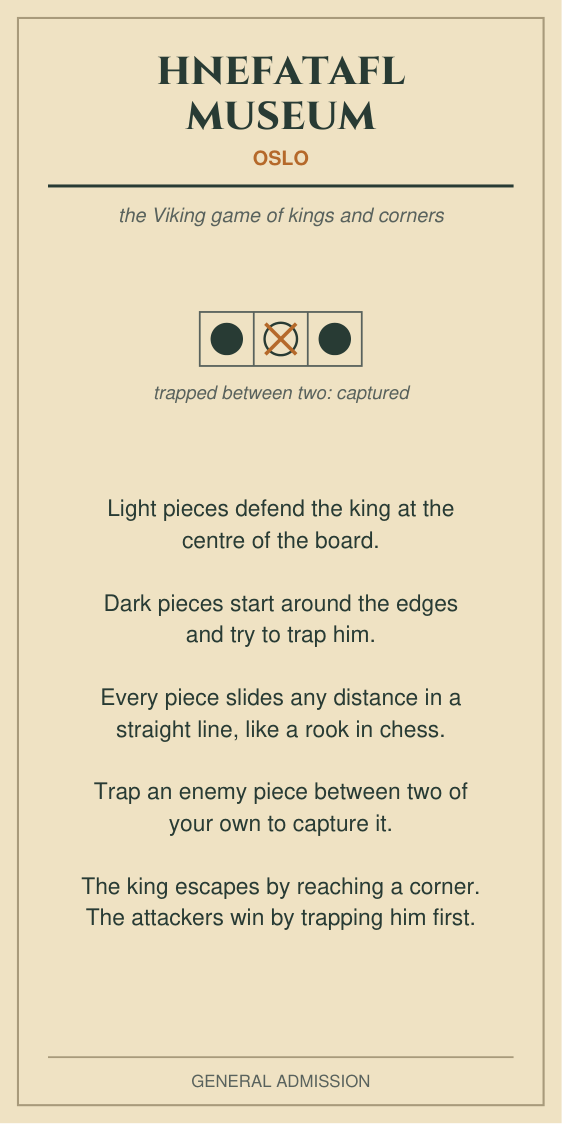
#> input picture NorseBackpack/Props/_Renders/Hnefatafl_Ticket_Front.png, 562 x 1124 px
$ python build_harald_digital_assets.py
#> lines starting #> are read from the running program, lines starting #| are printed output that depends on the picture
"""Digital art for Harald's leg: the Oslo Hnefatafl ticket held up to the light.

The ticket's back carries columns I-K of the board layout in mirror image ("hold to the
light, align on the grid lines", PZ-01/PZ-07). Online there is no light to hold it to, so
the ticket gets a third face: the front, with the back showing through the paper the
right way round, as it looks against a window.

Run: python NorseBackpack/Digital/build_harald_digital_assets.py
Writes NorseBackpack/Digital/assets/Hnefatafl_Ticket_Light.webp
"""
from pathlib import Path

from PIL import Image, ImageChops, ImageEnhance, ImageOps

HERE = Path(__file__).resolve().parent
RENDERS = HERE.parent / "Props" / "_Renders"
OUT = HERE / "assets" / "Hnefatafl_Ticket_Light.webp"


def main():
    front = Image.open(RENDERS / "Hnefatafl_Ticket_Front.png").convert("RGB")
#> front is the input picture: PIL image 562x1124 RGB; mean R, G, B 230.1, 218.3, 188.4
    back = ImageOps.mirror(Image.open(RENDERS / "Hnefatafl_Ticket_Back.png").convert("RGB")).resize(front.size)
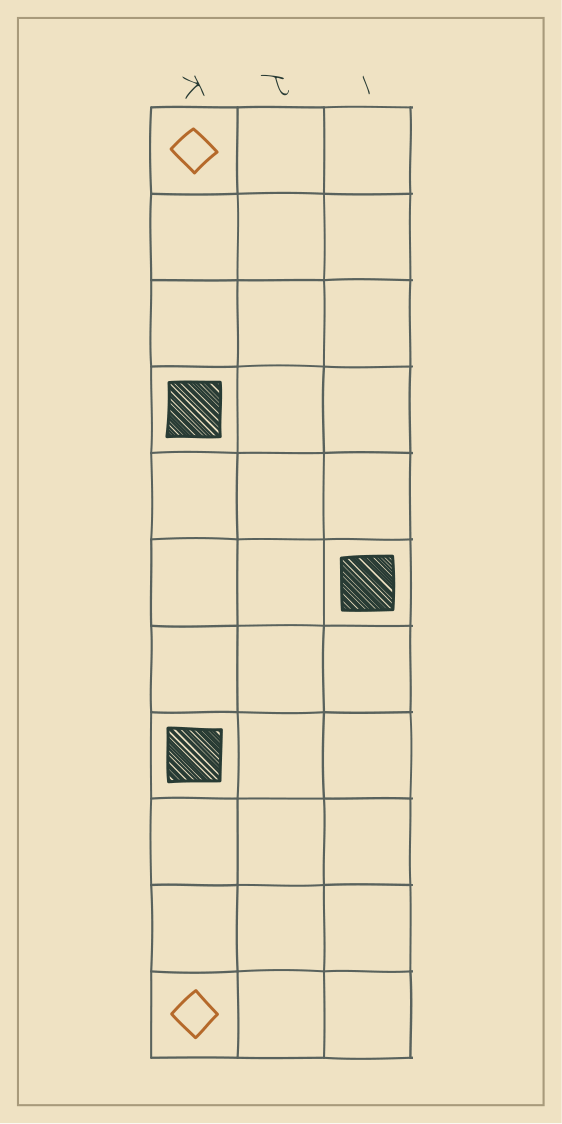
#> input picture NorseBackpack/Props/_Renders/Hnefatafl_Ticket_Back.png, 562 x 1124 px
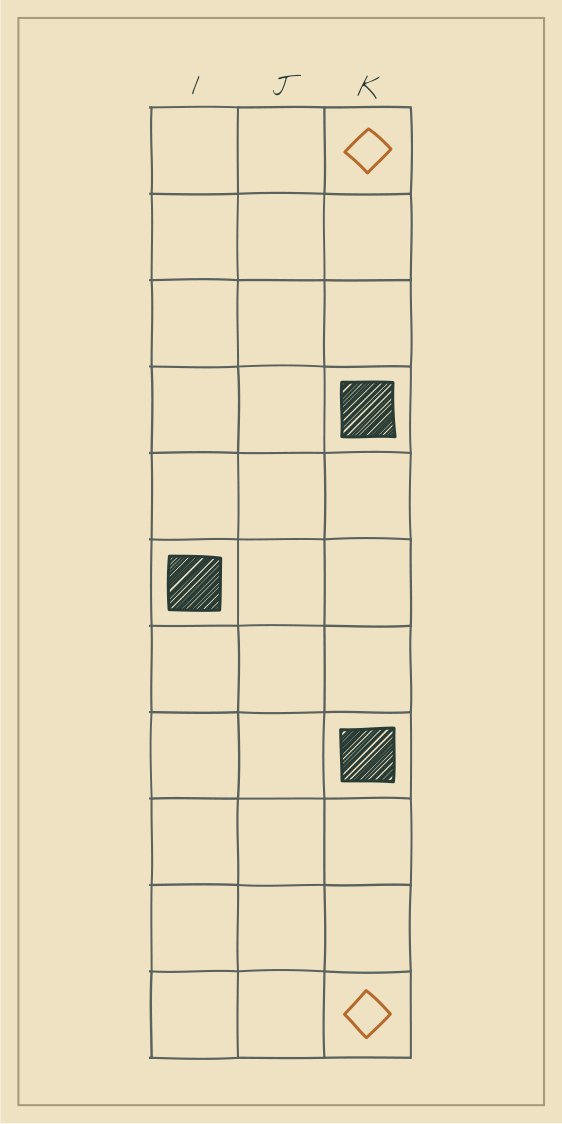
#> back: PIL image 562x1124 RGB; mean R, G, B 232.1, 220, 189.9
    # Light through paper: everything paler, both sides' ink darkening it (multiply), the far side fainter.
    lit_front = ImageEnhance.Brightness(front).enhance(1.12)
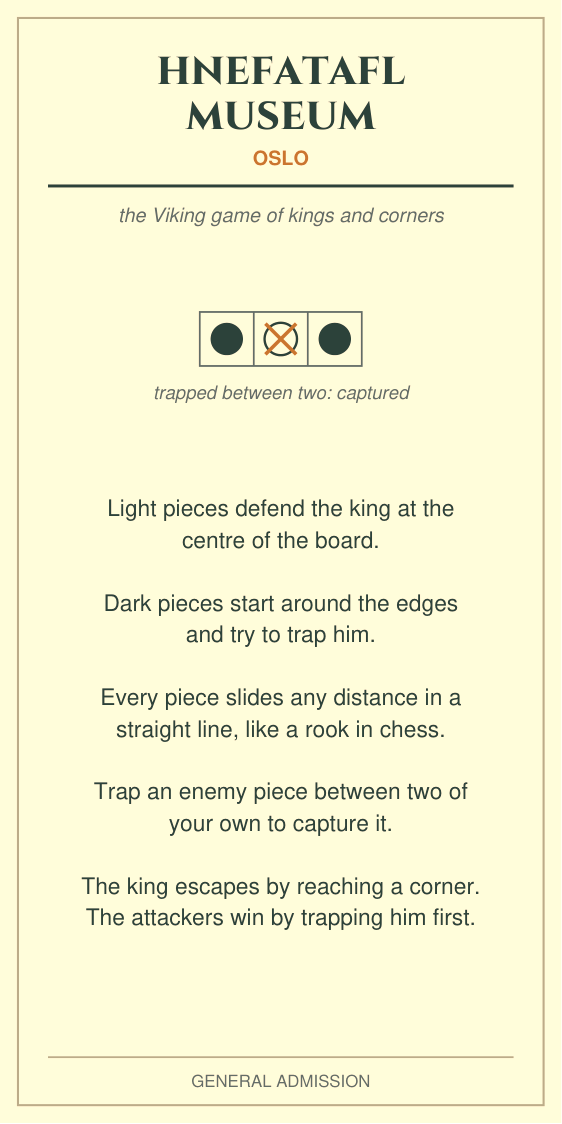
#> lit_front: PIL image 562x1124 RGB; mean R, G, B 246, 244.4, 210.5
    far_side = Image.blend(Image.new("RGB", back.size, (255, 255, 255)), back, 0.62)
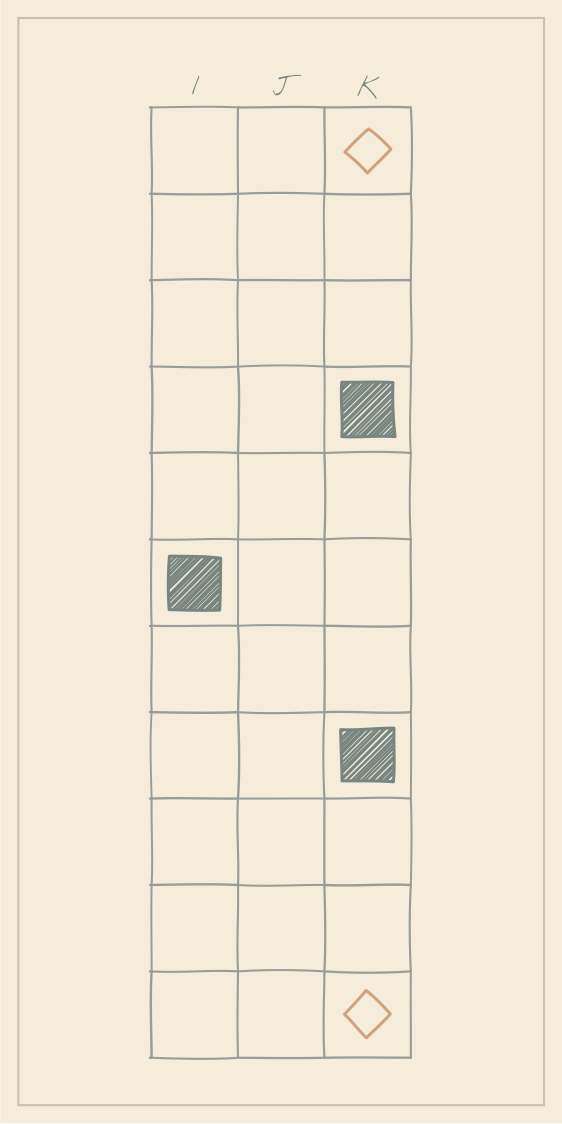
#> far_side: PIL image 562x1124 RGB; mean R, G, B 240.7, 233.2, 213.9
    seen = ImageChops.multiply(lit_front, far_side)
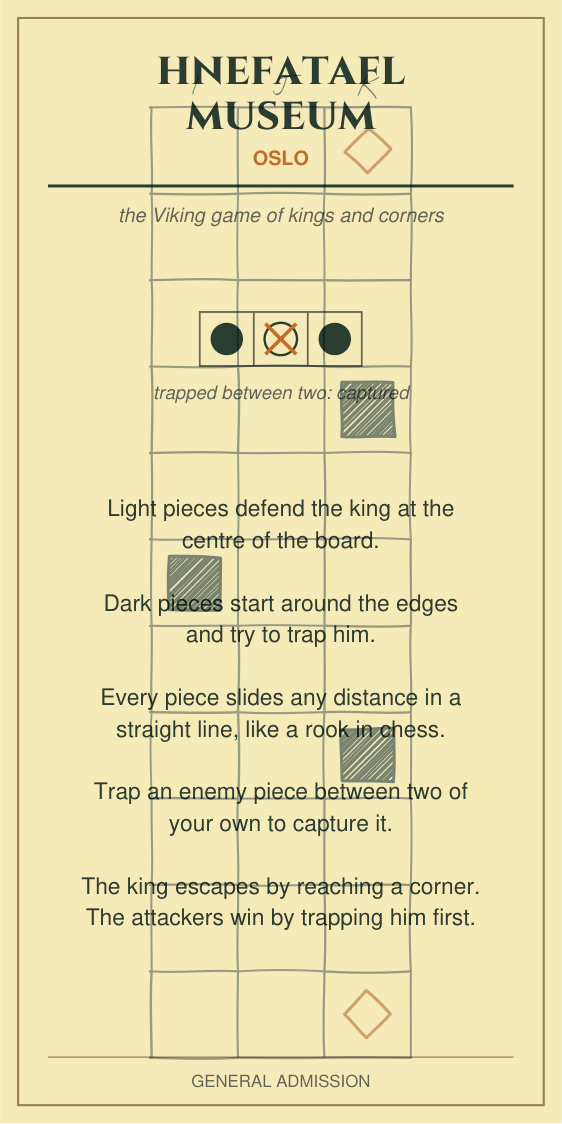
#> seen: PIL image 562x1124 RGB; mean R, G, B 232.4, 223.5, 176.2
    warm = Image.new("RGB", seen.size, (255, 247, 228))
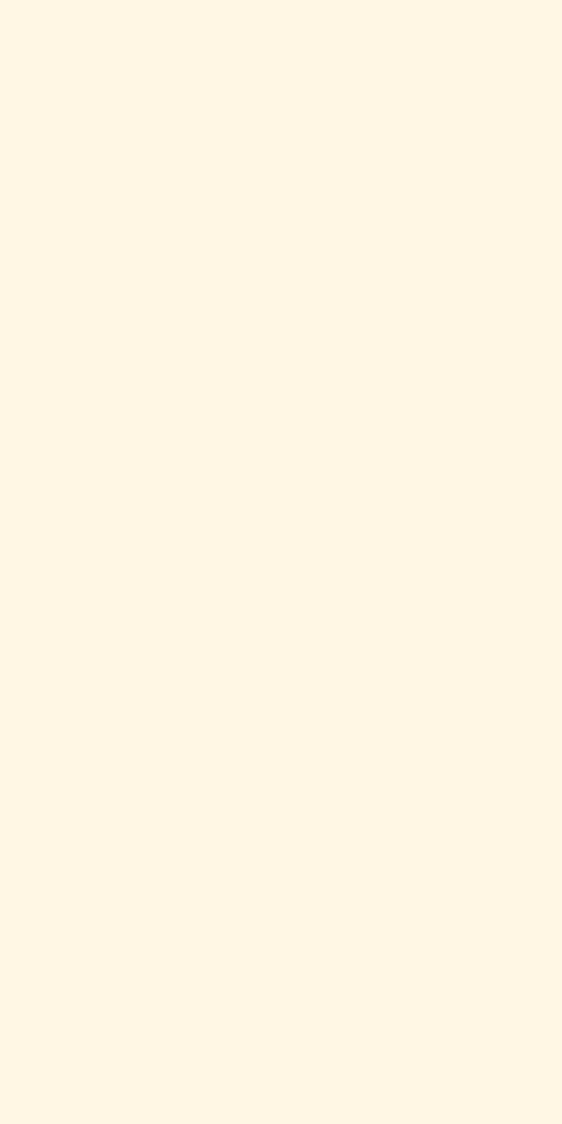
#> warm: PIL image 562x1124 RGB; mean R, G, B 255, 247, 228
    seen = ImageChops.multiply(ImageEnhance.Brightness(seen).enhance(1.08), warm)
    seen.save(OUT, "WEBP", quality=90)
    print(OUT, seen.size)
#| NorseBackpack/Digital/assets/Hnefatafl_Ticket_Light.webp (562, 1124)


if __name__ == "__main__":
    main()
